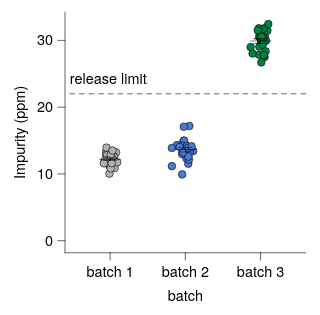

Write the Vega-Lite specification saved for this chart.
### Vega-Lite specification from a JSON file in a GitHub repository (floating-point values rounded to 4 significant figures)
{"background": null, "config": {"arc": {"fill": "#DBDBDB", "fillOpacity": 1.0, "innerRadius": 25.0, "padAngle": 0.03, "stroke": "black", "strokeOpacity": 1, "strokeWidth": 0.25}, "area": {"fill": "#DBDBDB", "fillOpacity": 1.0, "stroke": "black", "strokeOpacity": 1, "strokeWidth": 0.25}, "axis": {"domain": true, "domainCap": "round", "domainColor": "black", "domainWidth": 0.25, "grid": false, "gridCap": "round", "gridColor": "#F1F1F1", "gridDash": [0, 0], "gridOpacity": 1.0, "gridWidth": 0.25, "labelColor": "black", "labelFont": "Helvetica Neue, HelveticaNeue, Helvetica, Arial, sans-serif", "labelFontSize": 6, "labelFontStyle": "normal", "labelFontWeight": 400, "offset": 0, "ticks": true, "tickCap": "round", "tickColor": "black", "tickRound": false, "tickSize": 3, "tickWidth": 0.25, "titleColor": "black", "titleFont": "Helvetica Neue, HelveticaNeue, Helvetica, Arial, sans-serif", "titleFontSize": 6, "titleFontStyle": "normal", "titleFontWeight": 400}, "axisX": {"domain": true, "labelAlign": "center", "labelAngle": 0, "labels": true, "ticks": true, "translate": 0}, "axisY": {"domain": true, "labelAlign": "right", "labelAngle": 0, "labels": true, "ticks": true, "translate": 0}, "axisRight": {"domain": true, "labelAlign": "left", "labelAngle": 0, "labels": true, "ticks": true, "translate": 0}, "axisTop": {"domain": true, "labelAlign": "center", "labelAngle": 0, "labels": true, "ticks": true, "translate": 0}, "axisBand": {"tickOffset": 0}, "bar": {"fill": "#DBDBDB", "fillOpacity": 1.0, "stroke": "black", "strokeOpacity": 1, "strokeWidth": 0.25}, "boxplot": {"size": 9.0, "ticks": {"cornerRadius": 0.25, "fill": "black", "opacity": 1, "size": 4.5, "thickness": 0.25}, "box": {"fillOpacity": 1.0, "stroke": "black", "strokeOpacity": 1, "strokeWidth": 0.25}, "median": {"cornerRadius": 0, "fill": "black", "fillOpacity": 1.0, "opacity": 1, "size": 9.0, "thickness": 0.25}, "rule": {"fill": "black", "fillOpacity": 1.0, "size": 10.0, "stroke": "black", "strokeDash": [0, 0], "strokeOpacity": 1, "strokeWidth": 0.25}, "outliers": {"color": "black", "fill": "black", "fillOpacity": 1.0, "size": 0, "stroke": "black", "strokeOpacity": 1, "strokeWidth": 0.25}}, "circle": {"fill": "black", "fillOpacity": 1.0, "size": 1.25, "stroke": null, "strokeOpacity": 1, "strokeWidth": 0.25}, "errorband": {"band": {"fillOpacity": 0.6, "stroke": null, "strokeWidth": 0.25, "strokeOpacity": 1}, "borders": {"opacity": 0, "strokeOpacity": 1, "strokeWidth": 0.25}}, "errorbar": {"opacity": 1, "rule": {"strokeDash": [0, 0], "strokeWidth": 0.25}, "ticks": {"color": "black", "cornerRadius": 0.125, "opacity": 1, "size": 6.0, "thickness": 0.25}, "thickness": 0.25}, "font": "Helvetica Neue, HelveticaNeue, Helvetica, Arial, sans-serif", "geoshape": {"fill": "#DBDBDB", "fillOpacity": 1.0, "stroke": "black", "strokeOpacity": 1, "strokeWidth": 0.25}, "header": {"labelColor": "black", "labelFont": "Helvetica Neue, HelveticaNeue, Helvetica, Arial, sans-serif", "labelFontSize": 6, "labelFontStyle": "normal", "labelFontWeight": 400, "titleColor": "black", "titleFont": "Helvetica Neue, HelveticaNeue, Helvetica, Arial, sans-serif", "titleFontSize": 6, "titleFontStyle": "normal", "titleFontWeight": 400, "titlePadding": 0}, "legend": {"disable": false, "offset": 4.5, "titlePadding": 4, "labelOffset": 2, "gradientLabelOffset": 2, "columnPadding": 4, "rowPadding": 2, "gradientLength": 50.0, "gradientThickness": 5.0, "gradientOpacity": 1.0, "gradientStrokeColor": "black", "gradientStrokeWidth": 0.25, "labelColor": "black", "labelFont": "Helvetica Neue, HelveticaNeue, Helvetica, Arial, sans-serif", "labelFontSize": 6, "labelFontStyle": "normal", "labelFontWeight": 400, "strokeColor": "black", "strokeWidth": 0, "symbolSize": 36, "symbolStrokeColor": "black", "symbolStrokeWidth": 0.25, "titleColor": "black", "titleFont": "Helvetica Neue, HelveticaNeue, Helvetica, Arial, sans-serif", "titleFontSize": 6, "titleFontStyle": "normal", "titleFontWeight": 400}, "line": {"color": "black", "stroke": "black", "strokeCap": "butt", "strokeDash": [0, 0], "strokeOpacity": 1, "strokeWidth": 0.5}, "point": {"filled": true, "fill": "#DBDBDB", "fillOpacity": 1.0, "size": 5.0, "stroke": "black", "strokeOpacity": 1, "strokeWidth": 0.25}, "range": {"category": ["#B2B2B2", "#4A7CD3", "#008542", "#664CAF", "#509F98", "#636363", "#284F93", "#005226", "#382864", "#285753"], "diverging": {"scheme": ["#443E60", "#5F597E", "#7C759B", "#9994B6", "#B7B4CC", "#D6D5DC", "#F6F6F6", "#D1DAD9", "#A4C2BF", "#7AA9A4", "#578E89", "#37736E", "#1B5954"]}, "heatmap": {"scheme": ["#440154", "#472270", "#433E82", "#38598C", "#2C728E", "#238A8D", "#24A086", "#39B578", "#5DC862", "#96D646", "#CAE02D", "#FDE724"]}, "ordinal": {"scheme": ["#F1F1F1", "#DBDBDB", "#C6C6C6", "#B2B2B2", "#9D9D9D", "#898989", "#767676", "#636363", "#515151", "#404040", "#2F2F2F", "#1F1F1F"]}, "ramp": {"scheme": ["#440154", "#472270", "#433E82", "#38598C", "#2C728E", "#238A8D", "#24A086", "#39B578", "#5DC862", "#96D646", "#CAE02D", "#FDE724"]}}, "rule": {"color": "black", "stroke": "black", "strokeCap": "round", "strokeDash": [2, 2], "strokeOpacity": 1, "strokeWidth": 0.25}, "scale": {"barBandPaddingInner": 0.1, "rectBandPaddingInner": 0, "tickBandPaddingInner": 0.1, "bandPaddingOuter": 0.1, "bandWithNestedOffsetPaddingInner": 0.2, "bandWithNestedOffsetPaddingOuter": 0.2, "offsetBandPaddingInner": 0, "offsetBandPaddingOuter": 0, "continuousPadding": 5.0, "round": false}, "rect": {"fill": "#DBDBDB", "fillOpacity": 1.0, "stroke": "black", "strokeOpacity": 1, "strokeWidth": 0.25}, "square": {"fill": "#DBDBDB", "fillOpacity": 1.0, "size": 10.0, "stroke": "black", "strokeOpacity": 1, "strokeWidth": 0.25}, "text": {"color": "black", "font": "Helvetica Neue, HelveticaNeue, Helvetica, Arial, sans-serif", "fontSize": 6, "fontStyle": "normal", "fontWeight": 400}, "tick": {"color": "black", "cornerRadius": 0.125, "opacity": 1.0, "size": 9.0, "thickness": 0.25}, "title": {"anchor": "middle", "frame": "group", "color": "black", "font": "Helvetica Neue, HelveticaNeue, Helvetica, Arial, sans-serif", "fontSize": 6, "fontStyle": "normal", "fontWeight": 400, "subtitleColor": "black", "subtitleFont": "Helvetica Neue, HelveticaNeue, Helvetica, Arial, sans-serif", "subtitleFontSize": 6, "subtitleFontStyle": "normal", "subtitleFontWeight": 400}, "trail": {"color": "black", "opacity": 1, "size": 0.5}, "view": {"continuousWidth": 100, "continuousHeight": 100, "discreteWidth": 100, "discreteHeight": 100, "fill": null, "stroke": null, "strokeWidth": 0.25}}, "layer": [{"data": {"name": "data-ce6453724fbde4c06ff026c4739605b7"}, "mark": {"type": "circle", "opacity": 1.0, "size": 10.0, "stroke": "black", "strokeOpacity": 1, "strokeWidth": 0.25}, "encoding": {"color": {"field": "batch", "legend": null, "scale": {"domain": ["batch 1", "batch 2", "batch 3"]}, "sort": ["batch 1", "batch 2", "batch 3"], "title": null, "type": "nominal"}, "x": {"axis": {}, "field": "batch", "scale": {"domain": ["batch 1", "batch 2", "batch 3"]}, "sort": ["batch 1", "batch 2", "batch 3"], "title": "batch", "type": "nominal"}, "xOffset": {"field": "jitter_x", "scale": {"domain": [-5.61, 5.61], "range": [6.89, 18.11]}, "type": "quantitative"}, "y": {"field": "impurity", "title": "Impurity (ppm)", "type": "quantitative", "scale": {"nice": false}}}}, {"data": {"name": "data-537744307cd203a78afa26ba7ff9bda1"}, "mark": {"type": "errorbar"}, "encoding": {"x": {"axis": {}, "field": "batch", "scale": {"domain": ["batch 1", "batch 2", "batch 3"]}, "sort": ["batch 1", "batch 2", "batch 3"], "title": "batch", "type": "nominal"}, "y": {"field": "__mean", "title": "Impurity (ppm)", "type": "quantitative", "scale": {"nice": false}}, "yError": {"field": "__error"}}}, {"data": {"name": "data-537744307cd203a78afa26ba7ff9bda1"}, "mark": {"type": "tick"}, "encoding": {"x": {"axis": {}, "field": "batch", "scale": {"domain": ["batch 1", "batch 2", "batch 3"]}, "sort": ["batch 1", "batch 2", "batch 3"], "title": "batch", "type": "nominal"}, "y": {"field": "__mean", "title": "Impurity (ppm)", "type": "quantitative", "scale": {"nice": false}}}}, {"layer": [{"data": {"values": [{"__dysonsphere__": 1}]}, "mark": {"type": "rule", "opacity": 1.0}, "encoding": {"y": {"datum": 22.0}}}, {"data": {"values": [{"__dysonsphere__": 1}]}, "mark": {"type": "text", "align": "left", "baseline": "bottom", "dx": 0, "dy": -3, "fontSize": 6}, "encoding": {"text": {"value": "release limit"}, "x": {"value": 2}, "y": {"datum": 22.0}}}]}], "$schema": "https://vega.github.io/schema/vega-lite/v6.4.1.json", "datasets": {"data-ce6453724fbde4c06ff026c4739605b7": [{"batch": "batch 1", "impurity": 12.52, "jitter_x": -0.7616}, {"batch": "batch 1", "impurity": 13.23, "jitter_x": 2.502}, {"batch": "batch 1", "impurity": 12.5, "jitter_x": 1.361}, {"batch": "batch 1", "impurity": 10.05, "jitter_x": -0.2807}, {"batch": "batch 1", "impurity": 13.36, "jitter_x": -1.577}, {"batch": "batch 1", "impurity": 12.67, "jitter_x": 1.477}, {"batch": "batch 1", "impurity": 11.19, "jitter_x": -0.2456}, {"batch": "batch 1", "impurity": 12.87, "jitter_x": -1.692}, {"batch": "batch 1", "impurity": 12.55, "jitter_x": 1.702}, {"batch": "batch 1", "impurity": 12.44, "jitter_x": 0.7138}, {"batch": "batch 1", "impurity": 12.04, "jitter_x": 1.401}, {"batch": "batch 1", "impurity": 12.82, "jitter_x": -1.297}, {"batch": "batch 1", "impurity": 10.9, "jitter_x": 1.843}, {"batch": "batch 1", "impurity": 11.76, "jitter_x": 2.945}, {"batch": "batch 1", "impurity": 11.28, "jitter_x": 0.05389}, {"batch": "batch 1", "impurity": 12.9, "jitter_x": 0.2217}, {"batch": "batch 1", "impurity": 12.06, "jitter_x": -1.118}, {"batch": "batch 1", "impurity": 11.56, "jitter_x": -1.018}, {"batch": "batch 1", "impurity": 10.83, "jitter_x": 0.2171}, {"batch": "batch 1", "impurity": 11.61, "jitter_x": 0.6187}, {"batch": "batch 1", "impurity": 12.01, "jitter_x": -2.25}, {"batch": "batch 1", "impurity": 11.59, "jitter_x": -2.621}, {"batch": "batch 1", "impurity": 13.94, "jitter_x": -1.526}, {"batch": "batch 1", "impurity": 13.51, "jitter_x": 0.9757}, {"batch": "batch 2", "impurity": 9.933, "jitter_x": -1.309}, {"batch": "batch 2", "impurity": 11.17, "jitter_x": -5.595}, {"batch": "batch 2", "impurity": 13.74, "jitter_x": 0.3582}, {"batch": "batch 2", "impurity": 13.37, "jitter_x": -1.068}, {"batch": "batch 2", "impurity": 14.32, "jitter_x": 0.08205}, {"batch": "batch 2", "impurity": 14.33, "jitter_x": -3.447}, {"batch": "batch 2", "impurity": 17.18, "jitter_x": 1.657}, {"batch": "batch 2", "impurity": 12.33, "jitter_x": 0.4465}, {"batch": "batch 2", "impurity": 13.43, "jitter_x": 3.281}, {"batch": "batch 2", "impurity": 17.06, "jitter_x": -0.6386}, {"batch": "batch 2", "impurity": 14.97, "jitter_x": -0.7423}, {"batch": "batch 2", "impurity": 14.99, "jitter_x": -0.4919}, {"batch": "batch 2", "impurity": 13.23, "jitter_x": 1.787}, {"batch": "batch 2", "impurity": 11.53, "jitter_x": 1.215}, {"batch": "batch 2", "impurity": 14.25, "jitter_x": -1.282}, {"batch": "batch 2", "impurity": 14.16, "jitter_x": 0.5972}, {"batch": "batch 2", "impurity": 12.16, "jitter_x": 1.499}, {"batch": "batch 2", "impurity": 12.98, "jitter_x": -1.326}, {"batch": "batch 2", "impurity": 13.89, "jitter_x": -5.61}, {"batch": "batch 2", "impurity": 12.58, "jitter_x": 1.279}, {"batch": "batch 2", "impurity": 13.85, "jitter_x": 0.8352}, {"batch": "batch 2", "impurity": 14.14, "jitter_x": 2.572}, {"batch": "batch 2", "impurity": 14.05, "jitter_x": -2.385}, {"batch": "batch 2", "impurity": 13.24, "jitter_x": -0.9032}, {"batch": "batch 3", "impurity": 31.19, "jitter_x": -0.3738}, {"batch": "batch 3", "impurity": 31.78, "jitter_x": 1.364}, {"batch": "batch 3", "impurity": 30.64, "jitter_x": 1.736}, {"batch": "batch 3", "impurity": 28.36, "jitter_x": 2.094}, {"batch": "batch 3", "impurity": 31.46, "jitter_x": 2.83}, {"batch": "batch 3", "impurity": 29.0, "jitter_x": -4.124}, {"batch": "batch 3", "impurity": 31.76, "jitter_x": 1.235}, {"batch": "batch 3", "impurity": 27.86, "jitter_x": -0.6286}, {"batch": "batch 3", "impurity": 31.83, "jitter_x": -0.6888}, {"batch": "batch 3", "impurity": 29.96, "jitter_x": 2.274}, {"batch": "batch 3", "impurity": 27.5, "jitter_x": 1.654}, {"batch": "batch 3", "impurity": 29.37, "jitter_x": 0.05927}, {"batch": "batch 3", "impurity": 30.11, "jitter_x": 0.1054}, {"batch": "batch 3", "impurity": 30.55, "jitter_x": -0.6089}, {"batch": "batch 3", "impurity": 28.04, "jitter_x": -3.322}, {"batch": "batch 3", "impurity": 27.79, "jitter_x": 1.377}, {"batch": "batch 3", "impurity": 30.4, "jitter_x": 1.211}, {"batch": "batch 3", "impurity": 29.07, "jitter_x": -0.5072}, {"batch": "batch 3", "impurity": 30.47, "jitter_x": -0.06294}, {"batch": "batch 3", "impurity": 31.52, "jitter_x": -1.185}, {"batch": "batch 3", "impurity": 26.7, "jitter_x": 0.3039}, {"batch": "batch 3", "impurity": 30.51, "jitter_x": 0.3696}, {"batch": "batch 3", "impurity": 32.45, "jitter_x": 3.209}, {"batch": "batch 3", "impurity": 29.4, "jitter_x": 0.9434}], "data-537744307cd203a78afa26ba7ff9bda1": [{"batch": "batch 1", "__mean": 12.17, "__error": 0.1929, "__dysonsphere__": 1}, {"batch": "batch 2", "__mean": 13.62, "__error": 0.3302, "__dysonsphere__": 1}, {"batch": "batch 3", "__mean": 29.9, "__error": 0.3252, "__dysonsphere__": 1}]}}
